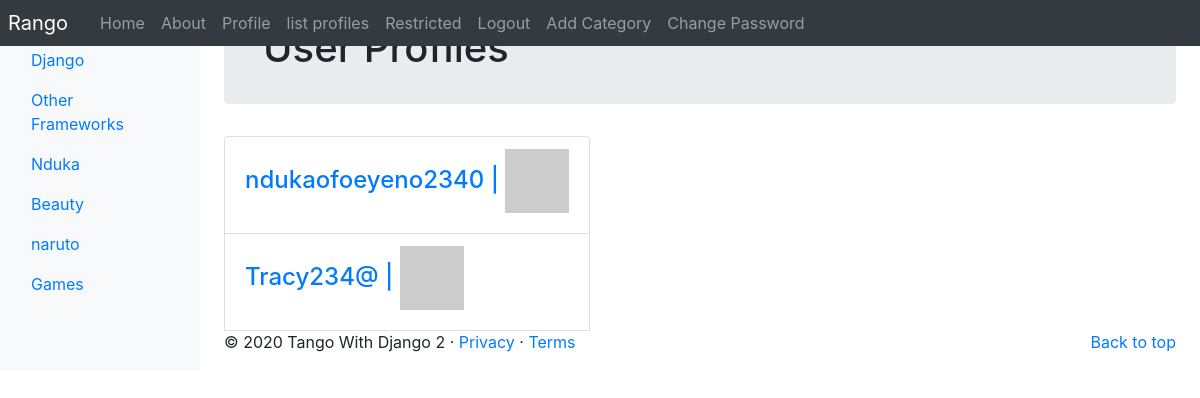
The app's page /rango/profiles/ (signed in), older data.
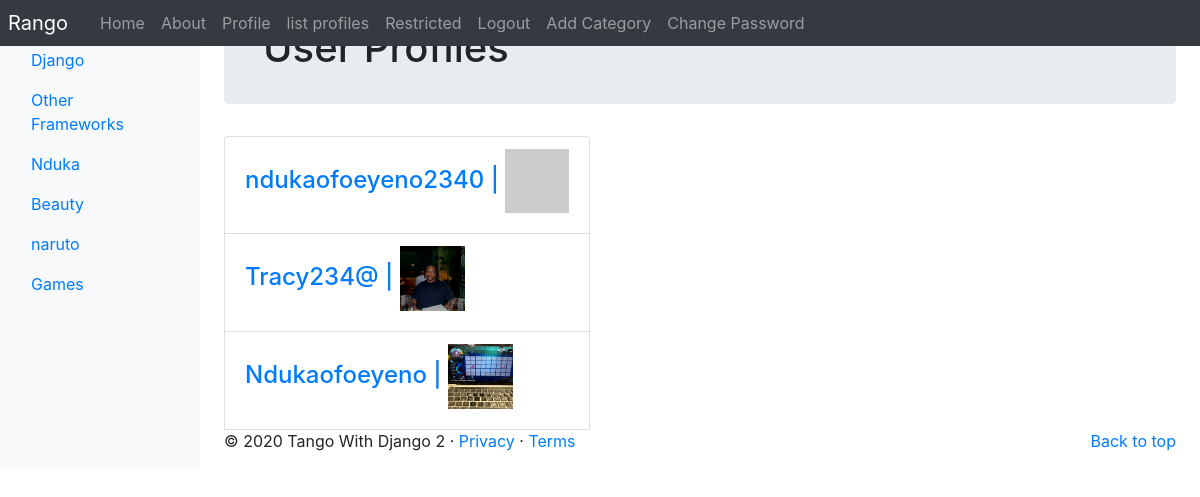
The same page, newer data.
### rango/models.py (models this page shows, shortened)
class Category(models.Model):
    NAME_MAX_LENGTH = 128
    name = models.CharField(max_length=NAME_MAX_LENGTH, unique=True)
    views = models.IntegerField(default=0)
    likes = models.IntegerField(default=0)
    slug = models.SlugField(unique=True)
    class Meta:
        verbose_name_plural = 'categories'

class UserProfile(models.Model):
    user = models.OneToOneField(User, on_delete=models.CASCADE)
    website = models.URLField(blank=True)
    picture = models.ImageField(upload_to='profile_images', blank=True)

### rango/views.py (the view)
# urls.py: path('profiles/', views.ListProfilesView.as_view(), name='list_profiles'),
class ListProfilesView(View):
    @method_decorator(login_required)
    def get(self, request):
        profiles = UserProfile.objects.all()
        return render(request,
                      'rango/list_profiles.html',
                      {'userprofile_list': profiles})

### rango/templatetags/rango_template_tags.py (called while the page is built)
@register.inclusion_tag('rango/categories.html')
def get_category_list(current_category=None):
    return{'categories': Category.objects.all(),
           'current_category': current_category
           }

### templates/rango/list_profiles.html (shortened to what this page needs)
{% extends 'rango/base.html' %}
{% load staticfiles %}
{% block body_block %}
    <div class="jumbotron p-4">
        <div class="container">
            <h1 class="jumbotron-heading">User Profiles</h1>
	</div>
</div>
<div class="container">
	<div class="row">
		{% if userprofile_list %}
			<div class="panel-body">
			<div class="list-group">
			{% for list_user in userprofile_list %}
				<div class="list-group-item">
					<h4 class="list-group-item-heading">
						<a href="{% url 'rango:profile' list_user.user.username %}">
						{{ list_user.user.username }} |
						{% if list_user.picture %}
							<img src="{{ MEDIA_URL }}{{ list_user.picture }}"
							width="65"
							height="65"
							alt="{{ list_user.user.username }}'s profile image" />
						{% else %}
						<img src="https://lorempixel.com/64/64/people/" width="64" height="64" alt="Placeholder image" />
						{% endif %}
					</h4>
				</div>
			{% endfor %}
			</div>
		</div>
		{% else %}
		<p>There are no users present on Rango.</p>
		{% endif %}
	</div>
</div>
{% endblock %}

### templates/rango/base.html (shortened to what this page needs)
<!DOCTYPE html>
{% load staticfiles %}
{% load rango_template_tags %}
<html lang="en">
    <head>
    <link href="https://getbootstrap.com/docs/4.2/dist/css/bootstrap.min.css" rel="stylesheet">
    <link href="https://getbootstrap.com/docs/4.2/examples/dashboard/dashboard.css" rel="stylesheet">
    </head>
    <body>
        <header>
            <nav class="navbar navbar-expand-md navbar-dark fixed-top bg-dark p-0">
                <a class="navbar-brand p-2" href="{% url 'rango:index' %}">Rango</a>
                <div class="collapse navbar-collapse" id="navbarCollapse">
                    <ul class="navbar-nav mr-auto">
                        <li class="nav-item"><a class="nav-link" href="{% url 'rango:index' %}">Home</a></li>
                        <li class="nav-item "><a class="nav-link" href="{% url 'rango:about' %}">About</a></li>
                        {% if user.is_authenticated %}
			 <li class="nav-item "><a class="nav-link" href="{% url 'rango:profile' user.username %}"> Profile</a></li>
			<li class="nav-item "><a class="nav-link" href="{% url 'rango:list_profiles' %}">list profiles</a></li>
                        <li class="nav-item "><a class="nav-link" href="{% url 'rango:restricted' %}">Restricted</a></li>
                        <li class="nav-item"><a class="nav-link" href="{% url 'auth_logout' %}?next=/rango/">Logout</a></li>
                        <li class="nav-item"><a class="nav-link" href="{% url 'rango:add_category' %}">Add Category</a></li>
                        <li class="nav-item"><a class="nav-link" href="{% url 'auth_password_change' %}">Change Password</a></li>
                        {% else %}
                        <li class="nav-item"><a class="nav-link" href="{% url 'registration_register' %}">Register Here</a></li>
                        <li class="nav-item "><a class="nav-link" href="{% url 'auth_login' %}">Login</a></li>
                        {% endif %}
                    </ul>
                </div>
            </nav>
        </header>
        <div class="container-fluid">
            <div class="row">
                <nav class="col-md-2 d-none d-md-block bg-light sidebar">
                    <div class="sidebar-sticky">
                    {% block sidebar_block %}
                        {% get_category_list category %}
                    {% endblock %}
                    </div>
                </nav>
                <main role="main" class="col-md-9  ml-sm-auto col-lg-10 px-4">
                    {% block body_block %}{% endblock %}
                    <footer>
                        <p class="float-right"><a href="#">Back to top</a></p>
                        <p>&copy; 2020 Tango With Django 2 &middot; <a href="#">Privacy</a> &middot; <a href="#">Terms</a></p>
                    </footer>
                </main>
            </div>
        </div>
    </body>
</html>

### templates/rango/categories.html (shortened to what this page needs)
<ul class ="nav flex-column">
  {% if categories %}
    {% for c in categories %}
      {% if c == current_category %}
        <li class="nav-item">
	<a class="nav-link active" href"{% url 'rango:show_category' c.slug %}">
	<span data-feather="archive"></span{{ c.name }}
	</a>
	</li>
      {% else %}
        <li class="nav-item">
	<a class="nav-link" href="{% url 'rango:show_category' c.slug %}">
	{{ c.name }}
	</a>
	</li>
      {% endif %}
    {% endfor %}
  {% else %}
    <li class="nav-item">There are no categories present.</strong></li>
  {% endif %}
</ul>

Row changes from the older to the newer data that the page shows:
changed UserProfile "Tracy234@": picture: picture added
added UserProfile: user.username "Ndukaofoeyeno", picture (picture)
